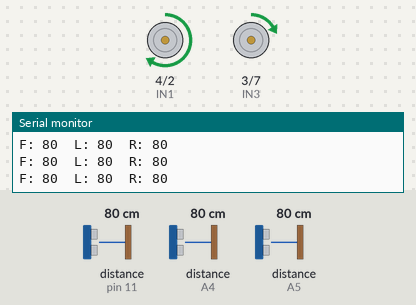
The sketch below on a simulated Arduino Uno, built with avr-gcc and run on an emulated ATmega328P. Shown: motor-driver pin pairs drawn as motors (green arrow = first pin HIGH = forward, orange = second pin HIGH = backward, longer = more drive, scaled by the enable pin), the last lines printed to the serial monitor. Wiring (inferred from the names in the program): 3 × ultrasonic range finder: trigger pin 8, echo A5 / trigger pin 9, echo A4 / trigger pin 10, echo pin 11. The inputs (shaded band) are chosen by the test bench; at power-on: distance to the obstacle (sensors on pin 11, A5, A4) 80 cm. The echo pulse lasts 58.3 µs per cm.

Above: at 1.3 s.
1.4 s: distance to the obstacle (sensor on pin 11) set to 120 cm
At 2.3 s:
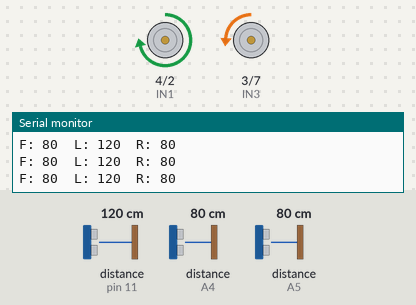
4.4 s: distance to the obstacle (sensor on A5) set to 23 cm
7.4 s: distance to the obstacle (sensor on A5) set to 20 cm
At 8.13 s:
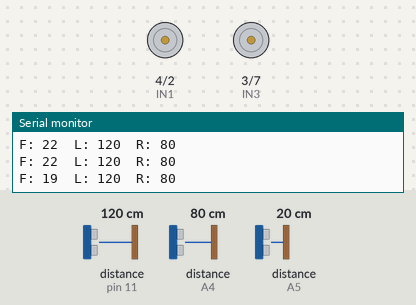
10.4 s: distance to the obstacle (sensor on A4) set to 116 cm
At 10.92 s:
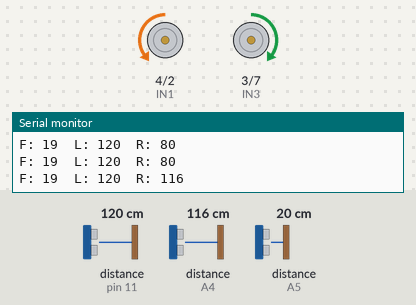
13.4 s: distance to the obstacle (sensor on A4) set to 125 cm
16.4 s: distance to the obstacle (sensor on A5) set to 35 cm
At 22.0 s:
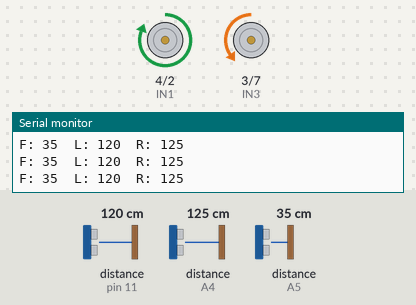
Timing chart, 0 to 46.8 s (numbered marks = the images above; inputs shaded):
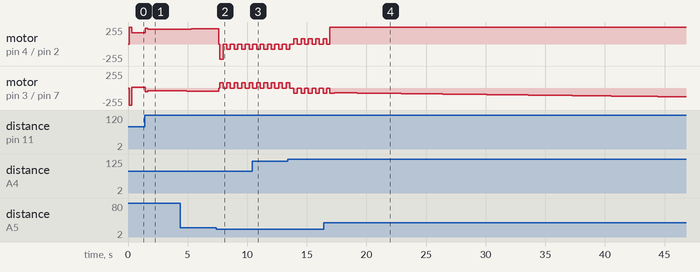

The sketch:

Test_code_V1.ino
```cpp
// Obstacle avoidance robot (L298N + 3 Ultrasonic Sensors)
// Updated: Swapped turning directions + reduced speed

// Motor driver pin assignments
#define ENA 6
#define ENB 5
#define IN1 4
#define IN2 2
#define IN3 3
#define IN4 7

// Ultrasonic sensor pin assignments
#define trigF 8
#define echoF A5
#define trigL 10
#define echoL 11
#define trigR 9
#define echoR A4

// Behavior settings
const int forwardSpeed = 90;           // reduced from 200
const int turnSpeed = 80;              // slower turning
const int thresholdFront = 20;         // cm
const int thresholdSide = 5;           // cm
const unsigned long sensorDelay = 175; // ms between loops

// PID settings (for side-following while moving forward)
float pid_kp = 1.2;  // proportional gain (tweak as needed)
float pid_ki = 0.02; // integral gain
float pid_kd = 0.1;  // derivative gain
float pid_integral = 0.0;
float pid_lastError = 0.0;
unsigned long pid_lastTime = 0;
const float desiredSideDistance = 15.0; // desired distance from left wall (cm)

// Read distance (cm)
long readDistanceCM(int trigPin, int echoPin, unsigned long timeout = 30000UL)
{
  digitalWrite(trigPin, LOW);
  delayMicroseconds(2);
  digitalWrite(trigPin, HIGH);
  delayMicroseconds(10);
  digitalWrite(trigPin, LOW);
  unsigned long duration = pulseIn(echoPin, HIGH, timeout);
  if (duration == 0)
    return -1;
  return duration / 58L;
}

// Motor helpers
void stopMotors()
{
  analogWrite(ENA, 0);
  analogWrite(ENB, 0);
  digitalWrite(IN1, LOW);
  digitalWrite(IN2, LOW);
  digitalWrite(IN3, LOW);
  digitalWrite(IN4, LOW);
}

void forwardMotors(int speed)
{
  digitalWrite(IN1, HIGH);
  digitalWrite(IN2, LOW);
  digitalWrite(IN3, HIGH);
  digitalWrite(IN4, LOW);
  analogWrite(ENA, speed);
  analogWrite(ENB, speed);
}

// Drive two motors with independent signed speeds
// leftSpeed/rightSpeed range: -255..255 (negative = reverse)
void setLeftMotor(int leftSpeed)
{
  if (leftSpeed >= 0)
  {
    digitalWrite(IN1, HIGH);
    digitalWrite(IN2, LOW);
    analogWrite(ENA, constrain(leftSpeed, 0, 255));
  }
  else
  {
    digitalWrite(IN1, LOW);
    digitalWrite(IN2, HIGH);
    analogWrite(ENA, constrain(-leftSpeed, 0, 255));
  }
}

void setRightMotor(int rightSpeed)
{
  if (rightSpeed >= 0)
  {
    digitalWrite(IN3, HIGH);
    digitalWrite(IN4, LOW);
    analogWrite(ENB, constrain(rightSpeed, 0, 255));
  }
  else
  {
    digitalWrite(IN3, LOW);
    digitalWrite(IN4, HIGH);
    analogWrite(ENB, constrain(-rightSpeed, 0, 255));
  }
}

// Drive with independent left/right speeds
void driveMotors(int leftSpeed, int rightSpeed)
{
  setLeftMotor(leftSpeed);
  setRightMotor(rightSpeed);
}

void reverseMotors(int speed)
{
  digitalWrite(IN1, LOW);
  digitalWrite(IN2, HIGH);
  digitalWrite(IN3, LOW);
  digitalWrite(IN4, HIGH);
  analogWrite(ENA, speed);
  analogWrite(ENB, speed);
}

// 🔁 Swapped directions here
// Corrected: turn in place that matches function names
// Turn left in place: left wheel reverse, right wheel forward
void turnLeftInPlace(int speed)
{
  digitalWrite(IN1, LOW); // left motor reverse
  digitalWrite(IN2, HIGH);
  digitalWrite(IN3, HIGH); // right motor forward
  digitalWrite(IN4, LOW);
  analogWrite(ENA, constrain(speed, 0, 255));
  analogWrite(ENB, constrain(speed, 0, 255));
}

// Turn right in place: left wheel forward, right wheel reverse
void turnRightInPlace(int speed)
{
  digitalWrite(IN1, HIGH); // left motor forward
  digitalWrite(IN2, LOW);
  digitalWrite(IN3, LOW); // right motor reverse
  digitalWrite(IN4, HIGH);
  analogWrite(ENA, constrain(speed, 0, 255));
  analogWrite(ENB, constrain(speed, 0, 255));
}

void setup()
{
  pinMode(ENA, OUTPUT);
  pinMode(ENB, OUTPUT);
  pinMode(IN1, OUTPUT);
  pinMode(IN2, OUTPUT);
  pinMode(IN3, OUTPUT);
  pinMode(IN4, OUTPUT);

  pinMode(trigF, OUTPUT);
  pinMode(echoF, INPUT);
  pinMode(trigL, OUTPUT);
  pinMode(echoL, INPUT);
  pinMode(trigR, OUTPUT);
  pinMode(echoR, INPUT);

  Serial.begin(9600);
  stopMotors();
  delay(100);
}

void loop()
{
  long distF = readDistanceCM(trigF, echoF);
  long distL = readDistanceCM(trigL, echoL);
  long distR = readDistanceCM(trigR, echoR);

  Serial.print("F: ");
  Serial.print(distF);
  Serial.print("  L: ");
  Serial.print(distL);
  Serial.print("  R: ");
  Serial.println(distR);

  if (distF == -1 || distF > thresholdFront)
  {
    // Use PID side-following while moving forward when front is clear
    // Prefer left sensor if available; if not, try right sensor mirrored
    float currentSide = NAN;
    int useLeft = 0;
    if (distL != -1)
    {
      currentSide = (float)distL;
      useLeft = 1;
    }
    else if (distR != -1)
    {
      currentSide = (float)distR;
      useLeft = 0;
    }

    if (!isnan(currentSide))
    {
      // Compute error relative to desired side distance
      float error = desiredSideDistance - currentSide;
      unsigned long now = millis();
      float dt = 0.0;
      if (pid_lastTime == 0)
      {
        dt = 0.02; // small default dt for first run
      }
      else
      {
        dt = (now - pid_lastTime) / 1000.0;
        if (dt <= 0)
          dt = 0.0001;
      }

      pid_integral += error * dt;
      float derivative = (error - pid_lastError) / dt;
      float output = pid_kp * error + pid_ki * pid_integral + pid_kd * derivative;

      // If using right sensor instead of left, invert the sign of steering
      if (!useLeft)
        output = -output;

      // output is steering: positive -> steer to increase right motor speed
      int base = forwardSpeed;
      int leftSpeed = (int)constrain(base - output, -255, 255);
      int rightSpeed = (int)constrain(base + output, -255, 255);
      driveMotors(leftSpeed, rightSpeed);

      pid_lastError = error;
      pid_lastTime = now;
    }
    else
    {
      // No reliable side sensors: fallback to straight forward
      forwardMotors(forwardSpeed);
    }
  }
  else
  {
    stopMotors();
    delay(80);

    bool leftClear = (distL == -1) || (distL > thresholdSide);
    bool rightClear = (distR == -1) || (distR > thresholdSide);

    if (leftClear && !rightClear)
    {
      turnLeftInPlace(turnSpeed); // swapped → actually turns right
      delay(350);
      stopMotors();
      delay(50);
    }
    else if (rightClear && !leftClear)
    {
      turnRightInPlace(turnSpeed); // swapped → actually turns left
      delay(350);
      stopMotors();
      delay(50);
    }
    else if (leftClear && rightClear)
    {
      if (distL > distR)
      {
        turnLeftInPlace(turnSpeed);
        delay(300);
      }
      else
      {
        turnRightInPlace(turnSpeed);
        delay(300);
      }
      stopMotors();
      delay(50);
    }
    else
    {
      reverseMotors(forwardSpeed);
      delay(300);
      stopMotors();
      delay(100);
      turnRightInPlace(turnSpeed); // swapped
      delay(400);
      stopMotors();
      delay(50);
    }
  }

  delay(sensorDelay);
}
```

Measured:
- the behaviour switches between 22 and 21 cm on distance to the obstacle (sensor on A5) (found by bisection; images 1 and 2)
